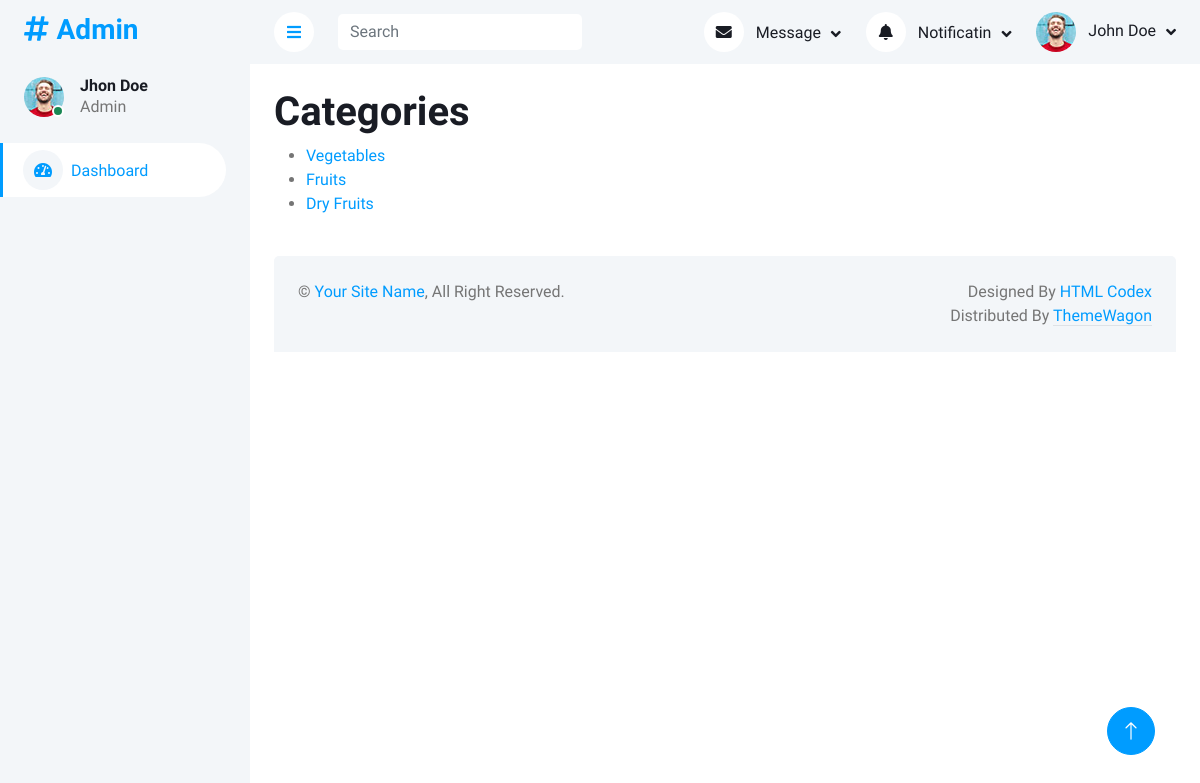
Page /products/categories/ on the committed database.
### product_app/models.py (models this page shows, shortened)
class Category(models.Model):
    name = models.CharField(max_length=255)
    user = models.ForeignKey('user_app.User', on_delete=models.CASCADE, null=True, blank=True)
    slug = models.SlugField(max_length=255, unique=True)
    category_image = models.ImageField(upload_to='category_image/',null=True,blank=True)

### product_app/views.py (the view)
# urls.py: path('categories/', views.category_list, name='admin_category_list'),
def category_list(request):
    categories = Category.objects.all()
    context = {'categories': categories}
    return render(request, 'products/category_list.html', context)

### product_app/templates/products/category_list.html
{% extends 'base.html' %}
{% block content %}
  <h1>Categories</h1>
  <ul class="category-list">
    {% for category in categories %}
      <li><a href="{% url 'product_list_by_category' category.slug %}">{{ category.name }}</a></li>
    {% endfor %}
  </ul>
{% endblock %}

### static/admins/css/style.css (style rules this page uses)
:root { --primary: #009CFF; --light: #F3F6F9; --dark: #191C24; }

### rows in the picture
Category: name "Vegetables"
Category: name "Fruits"
Category: name "Dry Fruits"
